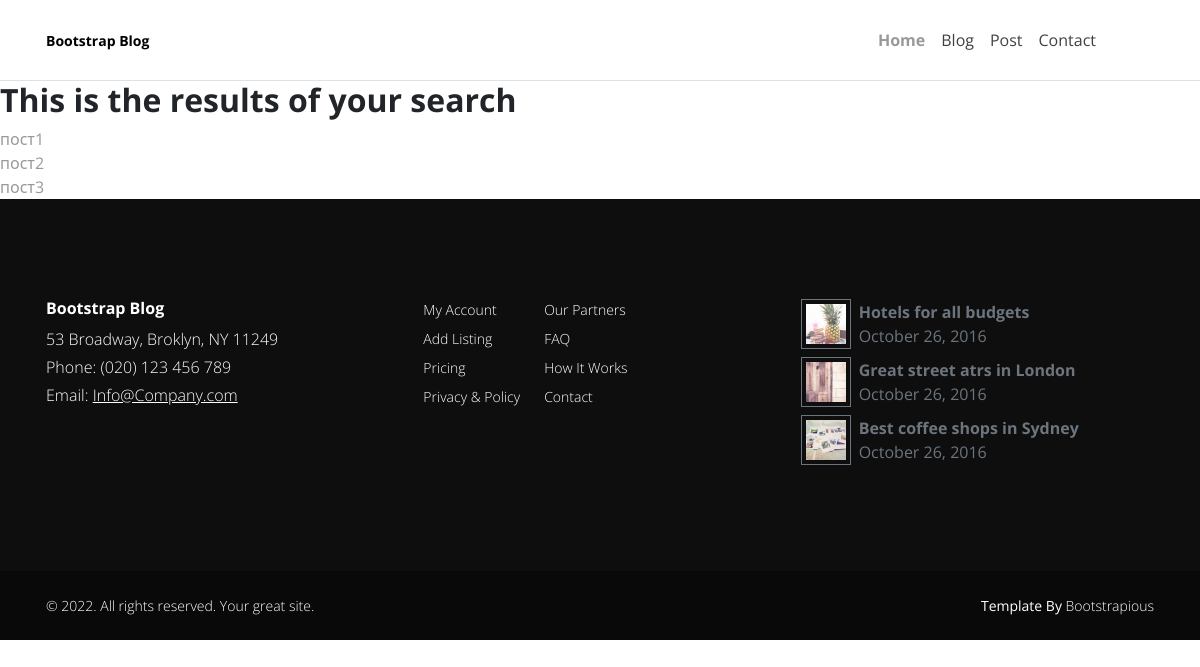
The app's page /search/ with its own data.
### posts/models.py (models this page shows, shortened)
class Post(models.Model):
    title = models.CharField(max_length=100)
    overview = models.TextField()
    timestamp = models.DateTimeField(auto_now_add=True)
    comment_count = models.IntegerField(default=0)
    view_count = models.IntegerField(default=0)
    author = models.ForeignKey(Author, on_delete=models.CASCADE)
    thumbnail = models.ImageField()
    categories = models.ManyToManyField(Category)
    featured = models.BooleanField(default=False)
    previous_post = models.ForeignKey(
        'self', related_name='previous', on_delete=models.SET_NULL, blank=True, null=True)
    next_post = models.ForeignKey(
        'self', related_name='next', on_delete=models.SET_NULL, blank=True, null=True)
    def get_absolute_url(self):
        return reverse('post_detail', kwargs={
            'id': self.id,
        })

### posts/views.py (the view)
# urls.py: path('search/', search, name = 'search'),
def search(request):
    queryset = Post.objects.all()
    query = request.GET.get('q')
    if query:
        queryset = queryset.filter(
            Q(title__icontains=query) |
            Q(overview__icontains=query)
        ).distinct()
    context = {
        "queryset": queryset,
    }
    return render(request, "search_results.html", context)

### templates/search_results.html
{% extends 'base.html' %}
{% load static %}
{% block content %}
<h2>This is the results of your search</h2>
{% for post in queryset %}
    <a href="{{ post.get_absolute_url }}">{{ post.title }}</a>
    <br />
{% endfor %}
{% endblock %}

### records on screen
Post: title "пост1"
Post: title "пост2"
Post: title "пост3"
